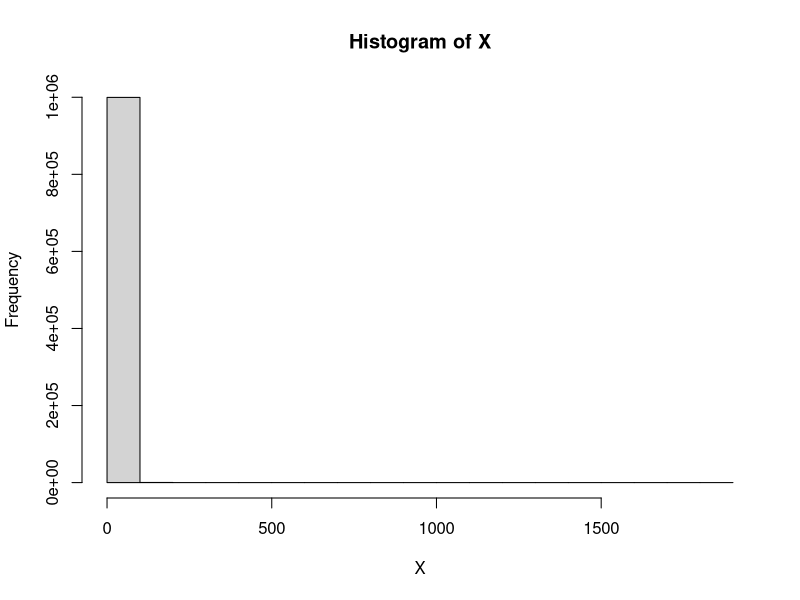
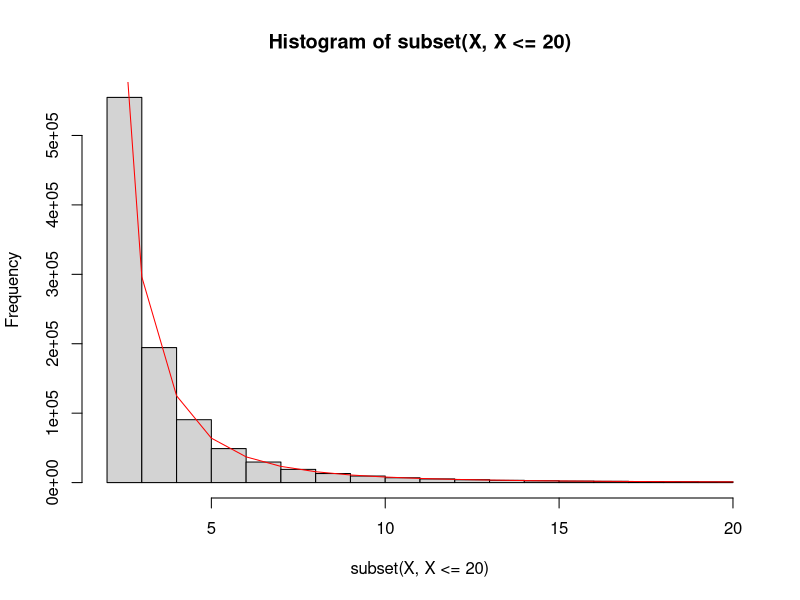
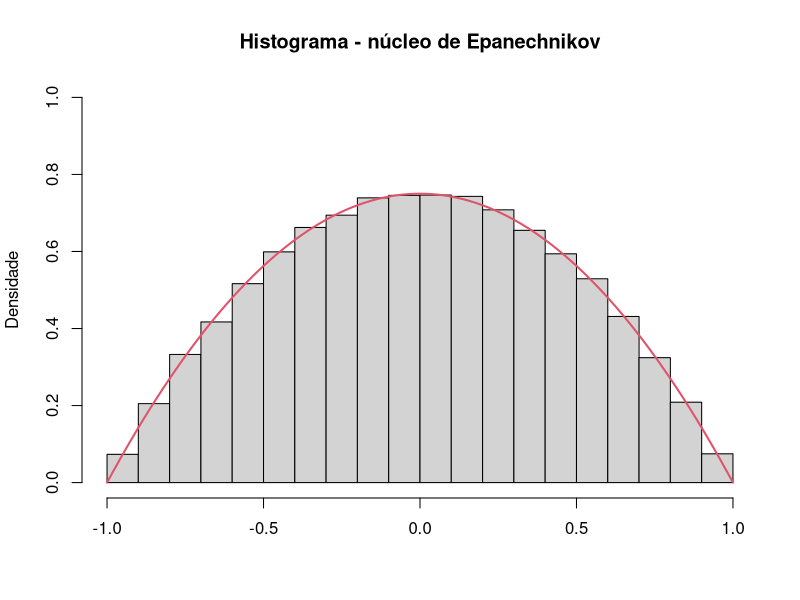

Generate these figures, in order, with R: (Note: this script raises an error after producing the figures.)
## ---- chunk 1
# <r code> ========================================================== #
library(knitr)

opts_chunk$set(cache=TRUE
               , cache.path="cache/"
               , fig.path="iBagens/"
               , dpi=100
               , fig.align="center"
               , comment=NA
               , warning=FALSE
               , error=FALSE
               , message=FALSE)

options(width=100)
# </r code> ========================================================= #
## ---- chunk 2



func.inver <- function(a,b,Nsimu = 1e6){
# Difine intervalos (a,b) e gera Nsimu variáveis

  # Gerar Nsimu uniformes (a,b)
  u <-runif(Nsimu)  

  # Gerar Nsimu variáveis aleatórias pela inversão
  gx = b/((1-u)^(1/a))
  
  return(gx)
  
}

## ---- chunk 3

set.seed(42017)
X = func.inver(2,2)

## ---- chunk 4
hist(X)
## ---- chunk 5
  # Densidade da Pareto(2,2)
  dpareto=function(x, a=2, b=2) a*b^a/x^(a+1)

## ---- chunk 6
# Histograma das variáveis geradas
hist(subset(X, X <= 20)) 
# Curva da distribuição teórica da Pareto(2,2)
lines(2:20, dpareto(2:20)*1e6, col = "red")
## ---- chunk 7
# densidade Epanechnikov
d_epach = function(x) 3*(1 - x^2)/4
# função para gerar variáveis aleatórias com distribuição Epanechnikov
r_epach = function(n){
  v = rep(0,n)
  for(i in 1:n){
    u1 = runif(1,-1,1); u2 = runif(1,-1,1); u3 = runif(1,-1,1);
    if((abs(u3)>abs(u2))&&(abs(u3)>abs(u1))){
      v[i] = u2
    }else{
      v[i] = u3
    }
  }
  return(v)
}

# histograma de uma amostra da Epanechnikov e a densidade verdadeira
hist(r_epach(100000),prob=TRUE,main="Histograma - núcleo de Epanechnikov",
     ylim=c(0,1),ylab="Densidade",xlab="")
curve(d_epach, xlim=c(-1,1),add=TRUE,col=2,lwd=2)
## ---- chunk 8
gini=function(n,dist){
  if ((dist< 1) | (dist >3)) stop("Valor interios deve estar entre 1 e 3!")
  {gi=vector("numeric", n);
  if(dist==1){
    u=sort(rlnorm(n,0,1));
    xb=mean(u);
  } else 
    {if (dist==2){
      u=sort(runif(n,0,1))
      xb=mean(u)  
    }else 
      {if (dist==3){
        u=sort(rbinom(n,1,0.1))
        xb=mean(u)  
      }}}} 
  ki=0;
  for(i in 1:n){
    ki = ki + (2*i-n-1)*u[i];
  }
  return(ki/(n^2*xb))
}
## ---- chunk 9
gin1=replicate(100, gini(1000,1)) #Lognormal
gin2=replicate(100, gini(1000,2)) #Uniforme
gin3=replicate(100, gini(1000,3)) #Binomial

## ---- chunk 10
xbar1=mean(gin1) 
xbar2=mean(gin2) 
xbar3=mean(gin3) 
md1=median(gin1)
md2=median(gin2)
md3=median(gin3)
qt1=quantile(gin1,seq(0,1,0.1))
qt2=quantile(gin2,seq(0,1,0.1))
qt3=quantile(gin3,seq(0,1,0.1))
## ---- chunk 11


################################ QUESTÃO 5 #####################################


n = 1000 # tamanho de cada amostra

j = 1 # contador do número de amostras (escolhi, arbitrariamente, 10000)

r = 1 # registro relacionado a cada uma das amostras, para média amostral 
	# xbar[r] = mean(x), constante de Gini ghatC[r] = 1/(n^2*xbar[r]), 
	# e o somatório de 1 a n somaAmost[i]=(2*i-n-1)*xi[i], da fórmula de Gini 
	# como função das estatísticas de ordem.

xbar=0
ghatC=0
G=0  
somaTot=0

while(j<=10000){	# cálculo das j (10000) estimativas Gini 

	x=rlnorm(n, meanlog = 0, sdlog = 1) # gera amostra aleatória lognormal
	xbar[r]=mean(x)				# calcula x barra
	ghatC[r]=(1/(n^2*xbar[r]))		# calcula a constante

		xi=sort(x)				# ordena a amostra gerada

			somaAmost=0				# laço para cálculo do somatório
			for (i in 1:n)	{			 	
			somaAmost[i]=(2*i-n-1)*xi[i]		
						}			

			somaTot[r]=sum(somaAmost)	# registrando cada um dos somatórios

				G[j]=ghatC[r]*somaTot[r]	# cálculo da estimativa G
					
					j=j+1
					r=r+1

		}

#### Construindo o IC ((1-alpha)*100%) para G

media=mean(G)
desvio=sd(G)	# desvio padrão das estimativas G
zneg=-1.96		# z para alfa=0.025
zpos=1.96		# z para alfa=0.975

inf=media+zneg*desvio		# limite inferior do intervalo 
sup=media+zpos*desvio		# limite superior do intervalo

table(G<inf)	# se TRUE, valor simulado está abaixo do intervalo inferior
a=matrix(table(G<inf))

table(G>sup)	# se TRUE, valor simulado está acima do intervalo superior
b=matrix(table(G>sup))

#### valor (%) simulado fora do intervalo de 95%

percent=100*((a[2,1]+b[2,1])/10000)	
percent



#################################### FIM ######################################

## ---- chunk 12
# <r code> ========================================================== #
## Criando a função que gera as amostras,
## calcula a estatística do teste e obtém as taxas do Erro Tipo 1
ex6 <- function(type = "normal", size, mu = 1, m = 10000, alpha = .05){
  t.stat <- replicate(m, {
    switch(type
           , normal = {x <- rnorm(n = size, mean = 1, sd = .25)}
           , chi = {x <- rchisq(n = size, df = 1)}
           , unif = {x <- runif(n = size, min = 0, max = 2)}
           , expo = {x <- rexp(n = size, rate = 1)}
           )
    ( mean(x) - mu ) / ( sd(x) / sqrt(size) )
  })
  mean( t.stat > qt(1 - alpha, size - 1) )
# </r code> ========================================================= #
}
## ---- chunk 13
# <r code> ========================================================== #
## Gerando as amostras,
## calculando a estatística do teste e obtendo as taxas do Erro Tipo 1
set.seed(93)

results <- data.frame(
  `Distribuição` = rep(
    c("Normal", "Chi quadrado", "Uniforme", "Exponencial"), each = 3)
  , `Tamanho amostral` = rep(c("20", "100", "500"), 4)
  , `Taxa empírica` = c(
    unlist(lapply(c(20, 100, 500), ex6, type = "normal"))
    , unlist(lapply(c(20, 100, 500), ex6, type = "chi"))
    , unlist(lapply(c(20, 100, 500), ex6, type = "unif"))
    , unlist(lapply(c(20, 100, 500), ex6, type = "expo"))
  ))
results$`Distribuição` <-
  with(results
       , factor(`Distribuição`, levels(`Distribuição`)[c(3, 1, 4, 2)]))
results$`Tamanho.amostral` <-
  with(results, factor(
    `Tamanho.amostral`, levels(`Tamanho.amostral`)[c(2, 1, 3)]))
results
# </r code> ========================================================= #
## ---- chunk 14
# <r code> ========================================================== #
## Visualizando os resultados graficamente
library(latticeExtra)

barchart(`Taxa.empírica` ~ `Tamanho.amostral` | `Distribuição`
         , data = results
         , horizontal = FALSE
         , border = "transparent"
         , col = "#0080ff"
         , scales = list(y = list(draw = FALSE))
         , xlab = "Tamanho amostral"
         , ylab = list("Erro Tipo I", rot = 0)
         , main = "Taxa empírica do Erro Tipo I do teste-t"
         , strip = strip.custom(bg = "white")
         , ylim = c(0, max(results$`Taxa.empírica`) + .005)
         , layout = c(4, 1)
         , panel = function(...){
           panel.barchart(...)
           args <- list(...)
           panel.text(args$x, args$y, args$y, pos = 3)
         })
# </r code> ========================================================= #
## ---- chunk 15

n <- 1e7
y <- runif(n, 0, 1) #gerando U[0,1]
gx <- sin(y*(pi/3)) #aplicando na função
gb <- mean(gx) # calculando a média
theta <- gb*(pi/3) #estimativa da integral pelo método de Monte Carlo
theta

valor_exato  <- (-cos(pi/3)+cos(0)) #Valor exato da integral
valor_exato

## ---- chunk 16
#usando uniformes (0,1)

m <-1000;
n <-200;
x <-1.5;
alpha=0.05;
cdf <- replicate(m, {
  u <-runif(n)
  g<-(x*exp((-(u*x)^2)/2))/sqrt(2*pi)
  mean(g)+0.5})
media1 <- mean(cdf);
v1<- var(cdf);
ic1<-round(media1 + c(-1,1) * qnorm(1-alpha/2,mean=0,sd=1) * sqrt(v1/m), 4)
print(media1)
print(v1)
print(ic1)


## ---- chunk 17
#Usando uniformes (0,x)

x <- 1.5;
n <-1000;
m <-200;
alpha=0.05;
cdf <- replicate(m, {
  u <-runif(n, 0, x)
  g<-(exp((-(u)^2)/2))/sqrt(2*pi)
  x*mean(g)+0.5})
media2 <- mean(cdf);
v2<- var(cdf);
ic2<-round(media2 + c(-1,1) * qnorm(1-alpha/2,mean=0,sd=1) *sqrt(v2/m), 4)
print(media2)
print(v2)
print(ic2)
## ---- chunk 18
m = 1e6
U = runif(m/2)
## ---- chunk 19
theta.estimado <- function(U){

  y =exp(-U)/(1+U^2)
  w =exp(U-1)/(1+(1-U)^2)
  return(mean((y+w)/2))
}

theta.estimado(U)
## ---- chunk 20
theta.sem.red <- function(U){
  fx =exp(-U)/(1+U^2)
  return(mean(fx))
}
mc1 = replicate(1000, theta.sem.red(runif(1000)))
mc2 = replicate(1000, theta.estimado(runif(1000)))

## ---- chunk 21
round(100*(var(mc1)-var(mc2))/var(mc1), 2)
## ---- chunk 22
MCNormTruncX2 <- function(n,lower=1,upper=Inf,media=0,dp=1){
# verificando se o pacote truncnorm precisa ser instalado
if("truncnorm" %in% rownames(installed.packages())==FALSE)
{install.packages("truncnorm");library(truncnorm)}
  else library(truncnorm)
  
rtn      <- rtruncnorm(n=n,a=lower,b=upper,mean=media,sd=dp)
int1     <- ((rtn^2)*dnorm(x=rtn,mean=media,sd=dp))/dtruncnorm(x=rtn,
        a=lower,b=upper,mean=media,sd=dp)
impMC1   <- mean(int1)
varinf1  <- var(int1)/n

result   <- list(thetahat = impMC1,
                 varhat   = varinf1)
return(result)
}
cbind(rbind(MCNormTruncX2(n=100),MCNormTruncX2(n=1e4),MCNormTruncX2(n=1e6)),c(100,1e4,1e6))
